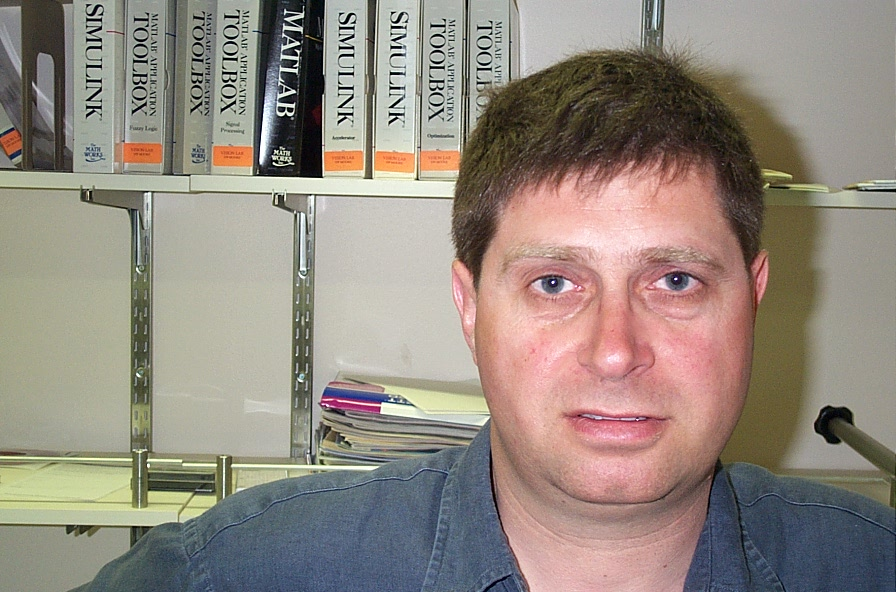
#> input picture images/17/image_0001.jpg, 896 x 592 px
$ python AddingImagesTrackbar.py --input1 ../../../../../../../../images/17/image_0001.jpg --input2 ../../../../../../../../images/17/image_0002.jpg
#> lines starting #> are read from the running program, lines starting #| are printed output that depends on the picture
from __future__ import print_function
from __future__ import division
import cv2 as cv
import argparse

alpha_slider_max = 100
title_window = 'Linear Blend'

## [on_trackbar]
def on_trackbar(val):
    alpha = val / alpha_slider_max
    beta = ( 1.0 - alpha )
    dst = cv.addWeighted(src1, alpha, src2, beta, 0.0)
    cv.imshow(title_window, dst)
## [on_trackbar]

parser = argparse.ArgumentParser(description='Code for Adding a Trackbar to our applications tutorial.')
parser.add_argument('--input1', help='Path to the first input image.', default='../data/LinuxLogo.jpg')
parser.add_argument('--input2', help='Path to the second input image.', default='../data/WindowsLogo.jpg')
args = parser.parse_args()

## [load]
# Read images ( both have to be of the same size and type )
src1 = cv.imread(args.input1)
#> src1 is the input picture: shape (592, 896, 3); mean B, G, R 127.6, 137.2, 147.2
src2 = cv.imread(args.input2)
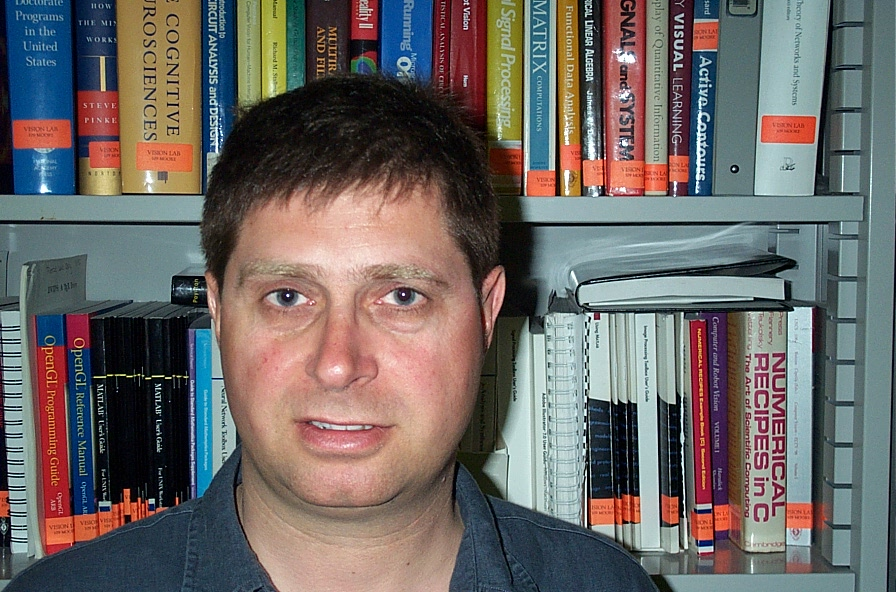
#> input picture images/17/image_0002.jpg, 896 x 592 px
#> src2 is the input picture: shape (592, 896, 3); mean B, G, R 100.9, 103.4, 108.7
## [load]
if src1 is None:
    print('Could not open or find the image: ', args.input1)
    exit(0)

if src2 is None:
    print('Could not open or find the image: ', args.input2)
    exit(0)

## [window]
cv.namedWindow(title_window)
## [window]

## [create_trackbar]
trackbar_name = 'Alpha x %d' % alpha_slider_max
cv.createTrackbar(trackbar_name, title_window , 0, alpha_slider_max, on_trackbar)
#> slider 'Alpha x 100' is set to 33
## [create_trackbar]

# Show some stuff
on_trackbar(0)

# Wait until user press some key
cv.waitKey()
#> call 2 of on_trackbar, with val = 33
#> in on_trackbar (call 2), `dst = cv.addWeighted(src1, alpha, src2, beta, 0.0)`:
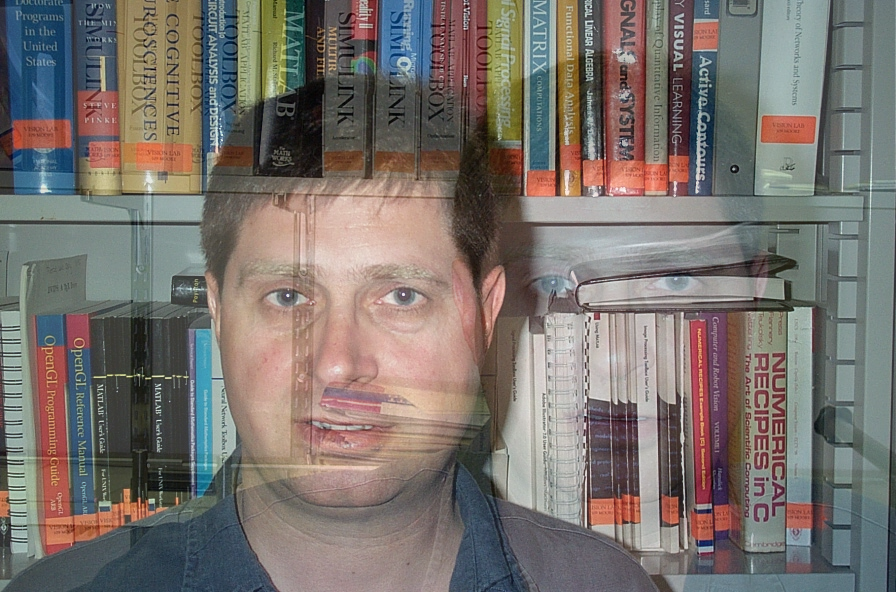
#> dst: shape (592, 896, 3); mean B, G, R 109.7, 114.5, 121.4
